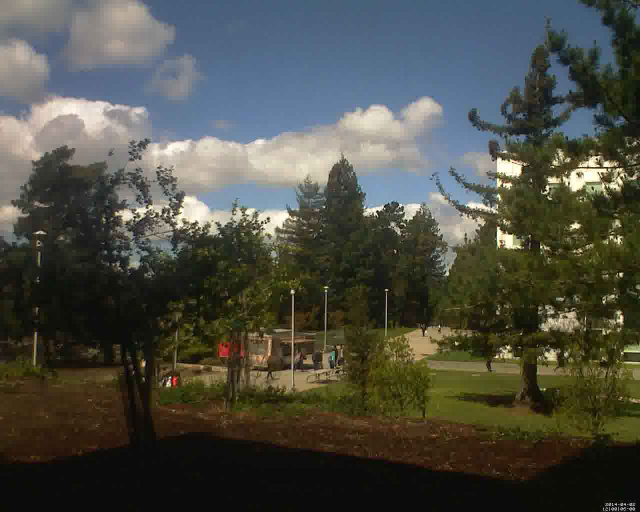
//> input picture frame 6 of video.mov, 1280 x 1024 px (shown at 1/2 size)
$ ./motion_detect   (built with g++ and OpenCV 4, older OpenCV classes emulated)
//> lines starting //> are read from the running program, lines starting //| are printed output that depends on the picture; after the words box and inside, x2 and y2 are one past the last pixel; in counts of white or black regions, pixels touching at a corner belong together
#include "opencv2/core/core.hpp"
#include "opencv2/imgproc/imgproc.hpp"
#include "opencv2/video/background_segm.hpp"
#include "opencv2/highgui/highgui.hpp"
#include <stdlib.h>
#include <stdio.h>

using namespace std;
using namespace cv;

int main(int argc, const char** argv)
{
    VideoCapture cap("video.mov");
    bool update_bg_model = true;

    if( !cap.isOpened() )
    {
        printf("can not open video file\n");
        return -1;
    }

    namedWindow("image", WINDOW_NORMAL);
    BackgroundSubtractorMOG2 bg_model;
    int erosion_size = 5;
    int dilation_size = 5;
    int threshold_area = 7;
    int frame_no = 1;
    Mat img, fgmask, fgimg;
    Mat k_e = getStructuringElement(MORPH_RECT, Size( 2*erosion_size + 1, 2*erosion_size+1 ), Point( erosion_size,erosion_size ));
    Mat k_d = getStructuringElement(MORPH_RECT, Size( 2*dilation_size + 1, 2*dilation_size+1 ), Point( dilation_size,dilation_size));
    vector<vector<Point> > contours;
    for(;;)
    {
        cap >> img;
//> img is the input picture: 1024 rows x 1280 cols, CV_8UC3; mean B, G, R 68.6, 77.3, 76.3

        if( img.empty() )
            break;

        if( fgimg.empty() )
          fgimg.create(img.size(), img.type());

        bg_model(img, fgmask, update_bg_model ? -1 : 0);
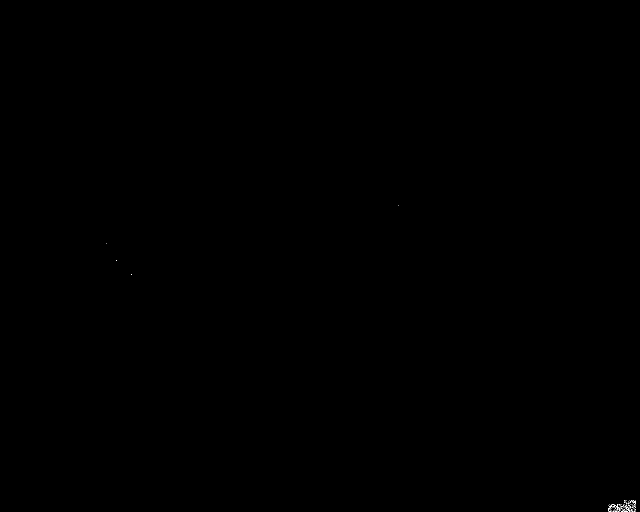
//> fgmask: 1024 rows x 1280 cols, CV_8UC1 (shown at 1/2 size); values 127 (black) and 255 (white), 0.02% white in thin lines or dots, all inside (x1, y1, x2, y2) = (212, 410, 1272, 1024)
        fgimg = Scalar::all(0);
        img.copyTo(fgimg, fgmask);
	//EROSION
	erode( fgmask, fgmask, k_e );
//> fgmask: 1024 rows x 1280 cols, CV_8UC1; 307 pixels changed, all inside (x1, y1, x2, y2) = (212, 410, 1272, 1024)
	//DILATION
        dilate( fgmask, fgmask, k_d );
	//FIND CONNECTING OBJECTS
        findContours( fgmask, contours, RETR_TREE, CHAIN_APPROX_SIMPLE);
//> contours = 1 contour; box (x1, y1, x2, y2) and area: (0, 0, 1280, 1024) 1308417

	float largest = 0.0;
    	int large_obj = 0;
        vector<Moments> mu(contours.size() );
//> mu = 1 item
        int count = 0;

        for( count = 0; count < contours.size(); count++ )
            {
            mu[count] = moments( contours[count], true );
            }
//> this loop made 1 pass
	 printf("Frame No.            : %d \n", frame_no);
         printf("Total no. of objects : %d \n", count);
         vector<Point2f> mc( contours.size() );
//> mc = 1 Point (x, y): [0, 0]
         for( int i = 0; i < contours.size(); i++ )
            { mc[i] = Point2f( mu[i].m10/mu[i].m00 , mu[i].m01/mu[i].m00 );
	      printf("Object%d Area: %.2f, Cetroid position: %.2f, %.2f \n", i + 1,mu[i].m00,mu[i].m10/mu[i].m00,mu[i].m01/mu[i].m00);
              if(mu[i].m00 > largest)
		{ largest = mu[i].m00; large_obj = i + 1;}
	      if(mu[i].m00 > threshold_area)
	         {
		 Point2i p1(mc[i].x - 30, mc[i].y);
   		 Point2i p2(mc[i].x + 30, mc[i].y);
		 Point2i p3(mc[i].x, mc[i].y - 30);
   		 Point2i p4(mc[i].x, mc[i].y + 30);

		 line(img, p1, p2, Scalar( 0, 0, 255 ), 1, 8, 0);
   		 line(img, p3, p4, Scalar( 0, 0, 255 ), 1, 8, 0);

		 circle( img,mc[i],25.0,Scalar( 0, 0, 255 ),2,1 );
                 }

        }
//> this loop made 1 pass
//> (largest, p1, p2, p3, p4) on pass 1: (1308417, Point(609, 511), Point(669, 511), Point(639, 481), Point(639, 541))
//| Object1 Area: 1308417.00, Cetroid position: 639.50, 511.50
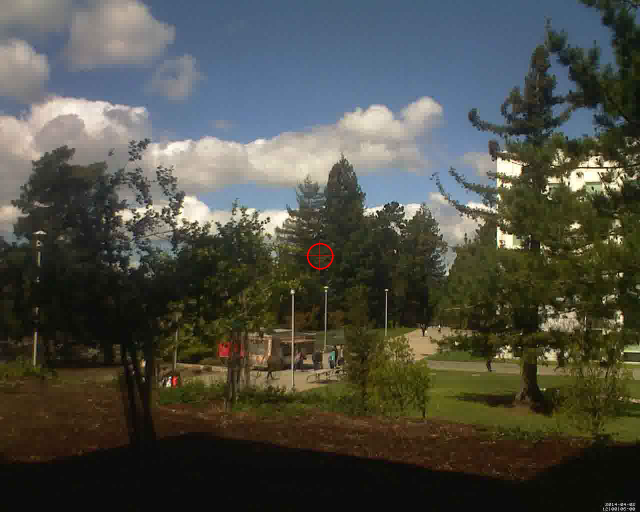
//> img: 1024 rows x 1280 cols, CV_8UC3 (shown at 1/2 size); 597 pixels changed, all inside (x1, y1, x2, y2) = (609, 481, 670, 542)
//> after the loop, largest = 1308417; large_obj = 1
	printf("largest objects : object%d \n", large_obj);
//| largest objects : object1
	printf("-------------------------------------------------------\n");
	frame_no = frame_no + 1;
        imshow("image", img);

        char k = (char)waitKey(30);
//> the Esc key is pressed
        if( k == 27 ) break;
    }

    return 0;
}

$ run again, starting later in the video
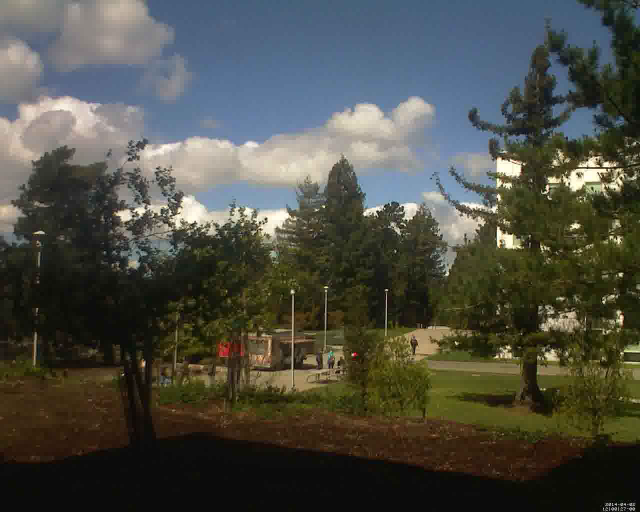
//> input picture frame 27 of video.mov, 1280 x 1024 px (shown at 1/2 size)
//> img is the input picture: 1024 rows x 1280 cols, CV_8UC3; mean B, G, R 68.5, 77.3, 76.3
//> contours = 1 contour; box (x1, y1, x2, y2) and area: (0, 0, 1280, 1024) 1308417
//> mu = 1 item
//> the loop `for( count = 0; count < contours.size(); count++ )` made 1 pass
//> mc = 1 Point (x, y): [0, 0]
//> the loop `for( int i = 0; i < contours.size(); i++ ) { mc[i] = Point2f( mu[i].m1..` made 1 pass
//> (largest, p1, p2, p3, p4) on pass 1: (1308417, Point(609, 511), Point(669, 511), Point(639, 481), Point(639, 541))
//> (printed output is left out)
//> after the loop `for( int i = 0; i < contours.size(); i++ )`:
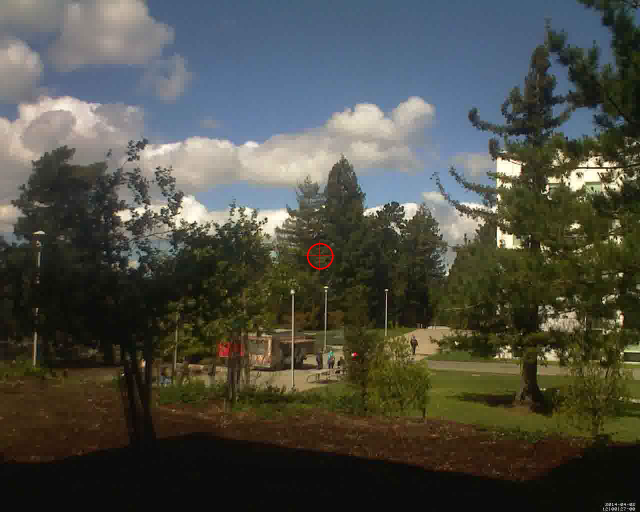
//> img: 1024 rows x 1280 cols, CV_8UC3 (shown at 1/2 size); 597 pixels changed, all inside (x1, y1, x2, y2) = (609, 481, 670, 542)
//> after the loop `for( int i = 0; i < contours.size(); i++ )`: largest = 1308417; large_obj = 1
//| largest objects : object1

$ run again, starting later in the video
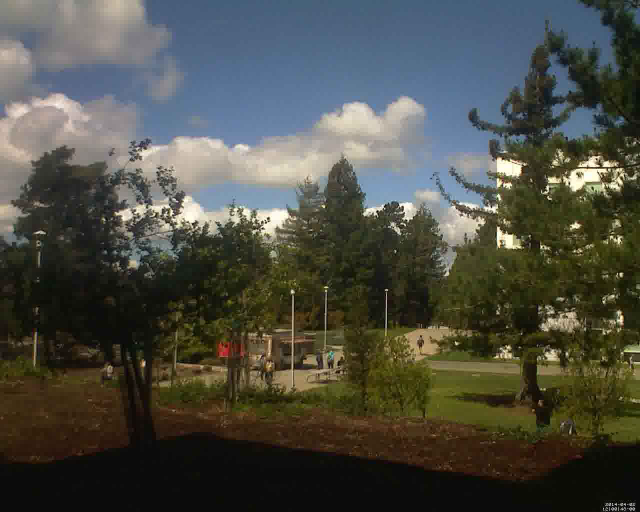
//> input picture frame 48 of video.mov, 1280 x 1024 px (shown at 1/2 size)
//> img is the input picture: 1024 rows x 1280 cols, CV_8UC3; mean B, G, R 68.4, 77, 75.9
//> contours = 1 contour; box (x1, y1, x2, y2) and area: (0, 0, 1280, 1024) 1308417
//> mu = 1 item
//> the loop `for( count = 0; count < contours.size(); count++ )` made 1 pass
//> mc = 1 Point (x, y): [0, 0]
//> the loop `for( int i = 0; i < contours.size(); i++ ) { mc[i] = Point2f( mu[i].m1..` made 1 pass
//> (largest, p1, p2, p3, p4) on pass 1: (1308417, Point(609, 511), Point(669, 511), Point(639, 481), Point(639, 541))
//> (printed output is left out)
//> after the loop `for( int i = 0; i < contours.size(); i++ )`:
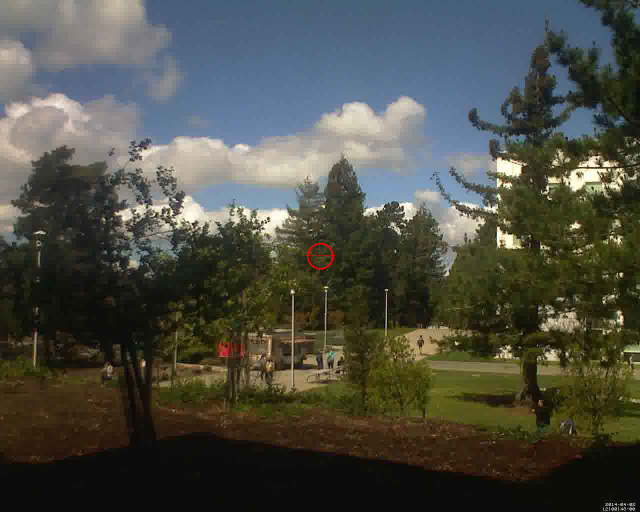
//> img: 1024 rows x 1280 cols, CV_8UC3 (shown at 1/2 size); 597 pixels changed, all inside (x1, y1, x2, y2) = (609, 481, 670, 542)
//> after the loop `for( int i = 0; i < contours.size(); i++ )`: largest = 1308417; large_obj = 1
//| largest objects : object1
